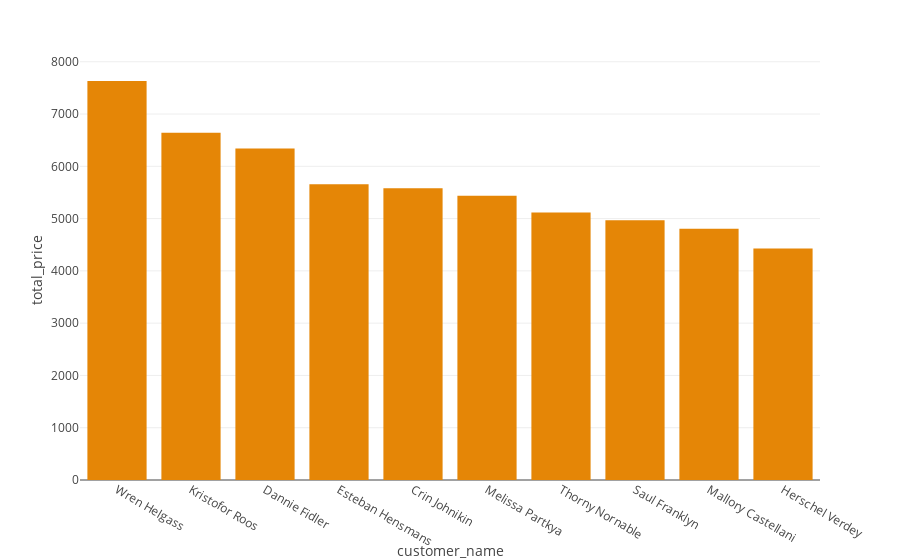

The code cell stored with this chart in its notebook:
### Code cell
#Which customers are the most loyal ?
loyalty = data.groupby(['customer_name'])[['total_price']].sum().sort_values(by='total_price' , ascending = False).head(10)
fig = px.bar(loyalty, y='total_price' , color_discrete_sequence=px.colors.qualitative.Vivid)
fig.show()

### Figure 1 — Plotly figure (JSON) as saved in the notebook; plotly's stock layout.template omitted (floating-point values rounded to 4 significant figures)
{"data": [{"alignmentgroup": "True", "hovertemplate": "customer_name=%{x}<br>total_price=%{y}<extra></extra>", "legendgroup": "", "marker": {"color": "rgb(229, 134, 6)", "pattern": {"shape": ""}}, "name": "", "offsetgroup": "", "orientation": "v", "showlegend": false, "textposition": "auto", "type": "bar", "x": ["Wren Helgass", "Kristofor Roos", "Dannie Fidler", "Esteban Hensmans", "Crin Johnikin", "Melissa Partkya", "Thorny Nornable", "Saul Franklyn", "Mallory Castellani", "Herschel Verdey"], "xaxis": "x", "y": [7632, 6640, 6341, 5657, 5581, 5435, 5119, 4969, 4807, 4428], "yaxis": "y"}], "layout": {"autosize": true, "barmode": "relative", "legend": {"tracegroupgap": 0}, "margin": {"t": 60}, "xaxis": {"anchor": "y", "autorange": true, "domain": [0, 1], "range": [-0.5, 9.5], "title": {"text": "customer_name"}, "type": "category"}, "yaxis": {"anchor": "x", "autorange": true, "domain": [0, 1], "range": [0, 8034.0], "title": {"text": "total_price"}, "type": "linear"}}}
